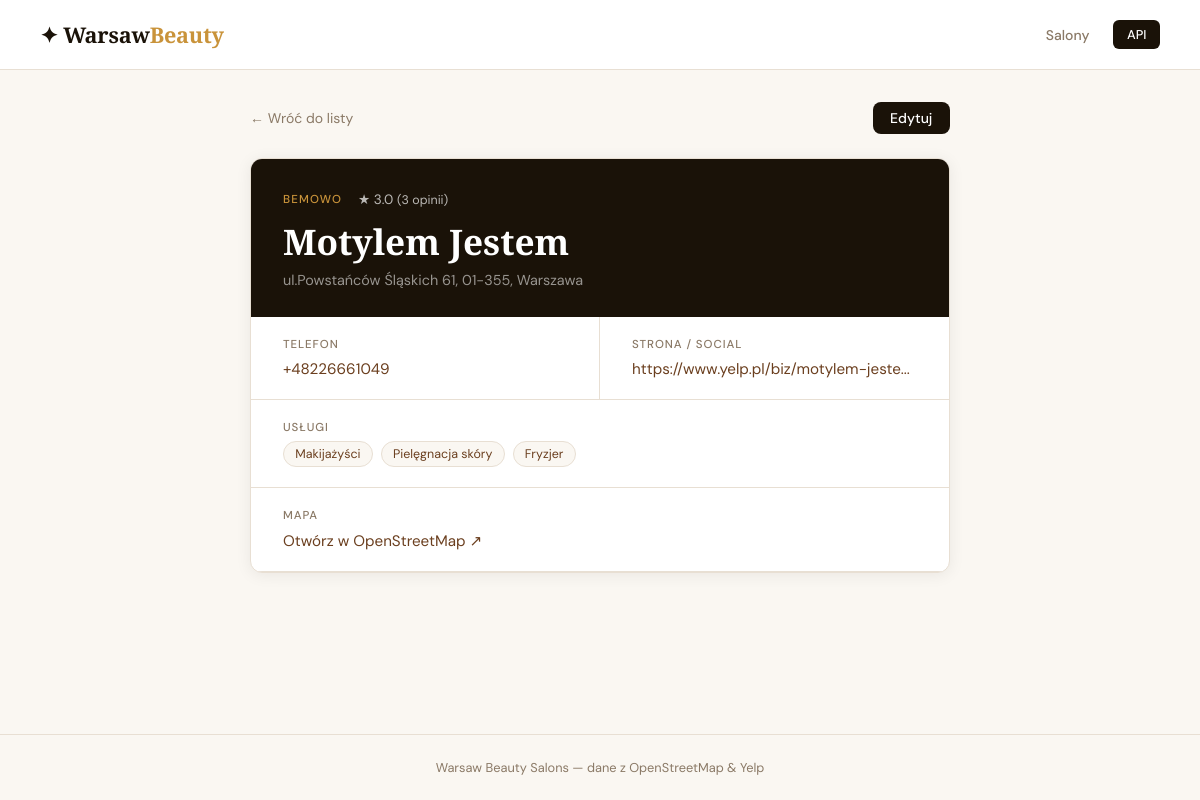
Page /salons/4 on the committed database.
### app/models.py (models this page shows)
class Salon(Base):
    __tablename__ = "salons"
    id           = Column(Integer, primary_key=True, index=True)
    name         = Column(String, nullable=False)
    address      = Column(String, nullable=False)
    district     = Column(String, nullable=False)
    phone        = Column(String, default="")
    website      = Column(String, default="")
    services     = Column(String, default="")
    price_range  = Column(String, default="")
    rating       = Column(String, default="")
    review_count = Column(String, default="")
    lat          = Column(Float,  default=0.0)
    lon          = Column(Float,  default=0.0)
    source       = Column(String, default="")

### app/main.py (the view)
@app.get("/salons/{salon_id}")
def detail(request: Request, salon_id: int, db: Session = Depends(get_db)):
    salon = crud.get_salon(db, salon_id)
    if not salon:
        raise HTTPException(status_code=404, detail="Salon nie znaleziony")
    return templates.TemplateResponse(request, "detail.html", {"salon": salon})

### app/templates/detail.html (shortened to what this page needs)
{% extends "base.html" %}
{% block content %}
<div class="detail-wrapper">
  <div class="detail-nav">
    <a href="/" class="back-link">← Wróć do listy</a>
    <a href="/salons/{{ salon.id }}/edit" class="btn-edit">Edytuj</a>
  </div>
  <article class="detail-card">
    <div class="detail-top">
      <div class="detail-meta">
        <span class="detail-district">{{ salon.district }}</span>
        {% if salon.rating %}
        <span class="detail-rating">★ {{ salon.rating }}
          {% if salon.review_count %}<em>({{ salon.review_count }} opinii)</em>{% endif %}
        </span>
        {% endif %}
      </div>
      <h1 class="detail-name">{{ salon.name }}</h1>
      <p class="detail-address">{{ salon.address }}</p>
    </div>
    <div class="detail-grid">
      {% if salon.phone %}
      <div class="detail-item">
        <span class="detail-label">Telefon</span>
        <a href="tel:{{ salon.phone }}" class="detail-value link">{{ salon.phone }}</a>
      </div>
      {% endif %}
      {% if salon.website %}
      <div class="detail-item">
        <span class="detail-label">Strona / Social</span>
        <a href="{{ salon.website }}" target="_blank" rel="noopener" class="detail-value link">
          {{ salon.website | truncate(40) }}
        </a>
      </div>
      {% endif %}
      {% if salon.services %}
      <div class="detail-item detail-item--full">
        <span class="detail-label">Usługi</span>
        <div class="services-list">
          {% for svc in salon.services.split(',') %}
          <span class="service-tag">{{ svc.strip() }}</span>
          {% endfor %}
        </div>
      </div>
      {% endif %}
      {% if salon.lat and salon.lon %}
      <div class="detail-item detail-item--full">
        <span class="detail-label">Mapa</span>
        <a href="https://www.openstreetmap.org/?mlat={{ salon.lat }}&mlon={{ salon.lon }}&zoom=17"
           target="_blank" class="detail-value link">
          Otwórz w OpenStreetMap ↗
        </a>
      </div>
      {% endif %}
    </div>
  </article>
</div>
{% endblock %}

### app/static/style.css (style rules this page uses)
*, *::before, *::after { box-sizing: border-box; margin: 0; padding: 0; }
:root { --cream: #faf7f2; --dark: #1a1208; --brown: #6b3f1f; --gold: #c9933a; --rose: #d4876a; --muted: #8a7966; --border: #e8dfd3; --white: #ffffff; --radius: 12px; --shadow: 0 2px 16px rgba(26,18,8,.07); }
body { font-family: 'DM Sans', sans-serif; background: var(--cream); color: var(--dark); min-height: 100vh; display: flex; flex-direction: column; }
.detail-wrapper, .edit-wrapper { max-width: 780px; margin: 0 auto; padding: 2rem 2.5rem 3rem; }
.detail-nav { display: flex; justify-content: space-between; align-items: center; margin-bottom: 1.5rem; }
.back-link { font-size: .875rem; color: var(--muted); text-decoration: none; transition: color .2s; }
.btn-edit { background: var(--dark); color: var(--white); text-decoration: none; border-radius: 8px; padding: .45rem 1.1rem; font-size: .875rem; font-weight: 500; transition: background .2s; }
.detail-card { background: var(--white); border: 1px solid var(--border); border-radius: var(--radius); overflow: hidden; box-shadow: var(--shadow); }
.detail-top { background: var(--dark); padding: 2rem 2rem 1.75rem; }
.detail-meta { display: flex; gap: 1rem; align-items: center; margin-bottom: .75rem; }
.detail-district { font-size: .72rem; font-weight: 500; letter-spacing: .1em; text-transform: uppercase; color: var(--gold); }
.detail-rating { font-size: .85rem; color: rgba(255,255,255,.7); }
.detail-rating em { font-style: normal; font-size: .78rem; }
.detail-name { font-family: 'Playfair Display', serif; font-size: clamp(1.6rem, 4vw, 2.2rem); font-weight: 600; color: var(--white); line-height: 1.2; margin-bottom: .5rem; }
.detail-address { font-size: .9rem; color: rgba(255,255,255,.55); }
.detail-grid { display: grid; grid-template-columns: 1fr 1fr; gap: 0; }
.detail-item { padding: 1.25rem 2rem; border-bottom: 1px solid var(--border); border-right: 1px solid var(--border); }
.detail-item:nth-child(even) { border-right: none; }
.detail-item--full { grid-column: 1 / -1; border-right: none; }
.detail-label { display: block; font-size: .72rem; font-weight: 500; letter-spacing: .08em; text-transform: uppercase; color: var(--muted); margin-bottom: .4rem; }
.detail-value { font-size: .95rem; color: var(--dark); }
.detail-value.link { color: var(--brown); text-decoration: none; }
.services-list { display: flex; flex-wrap: wrap; gap: .5rem; margin-top: .25rem; }
.service-tag { font-size: .78rem; background: var(--cream); color: var(--brown); border: 1px solid var(--border); border-radius: 20px; padding: .25rem .7rem; }

### rows in the picture
Salon: district "BEMOWO", rating "3.0", review_count "3", name "Motylem Jestem", address "ul.Powstańców Śląskich 61, 01-355, Warszawa", phone "+48226661049", website "https://www.yelp.pl/biz/motylem-jeste..."

### other values in the picture
{{ svc.strip() }} "Makijażyści" "Pielęgnacja skóry" "Fryzjer"
